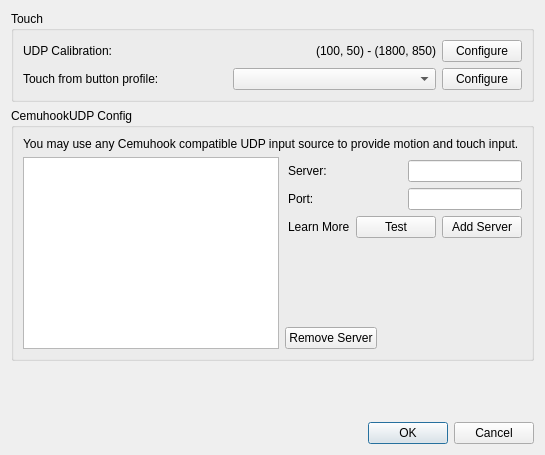
<?xml version="1.0" encoding="UTF-8"?>
<ui version="4.0">
 <class>ConfigureMotionTouch</class>
 <widget class="QDialog" name="ConfigureMotionTouch">
  <property name="windowTitle">
   <string>Configure Motion / Touch</string>
  </property>
  <property name="styleSheet">
   <string notr="true"/>
  </property>
  <layout class="QVBoxLayout">
   <item>
    <widget class="QGroupBox" name="touch_group_box">
     <property name="title">
      <string>Touch</string>
     </property>
     <layout class="QVBoxLayout">
      <item>
       <layout class="QHBoxLayout">
        <item>
         <widget class="QLabel" name="touch_calibration_label">
          <property name="text">
           <string>UDP Calibration:</string>
          </property>
         </widget>
        </item>
        <item>
         <widget class="QLabel" name="touch_calibration">
          <property name="text">
           <string>(100, 50) - (1800, 850)</string>
          </property>
          <property name="alignment">
           <set>Qt::AlignRight|Qt::AlignTrailing|Qt::AlignVCenter</set>
          </property>
         </widget>
        </item>
        <item>
         <widget class="QPushButton" name="touch_calibration_config">
          <property name="sizePolicy">
           <sizepolicy hsizetype="Maximum" vsizetype="Fixed">
            <horstretch>0</horstretch>
            <verstretch>0</verstretch>
           </sizepolicy>
          </property>
          <property name="text">
           <string>Configure</string>
          </property>
         </widget>
        </item>
       </layout>
      </item>
      <item>
       <layout class="QHBoxLayout">
         <item>
           <widget class="QLabel" name="touch_from_button_label">
             <property name="text">
               <string>Touch from button profile:</string>
             </property>
           </widget>
         </item>
        <item>
         <widget class="QComboBox" name="touch_from_button_map"/>
        </item>
        <item>
         <widget class="QPushButton" name="touch_from_button_config_btn">
          <property name="sizePolicy">
           <sizepolicy hsizetype="Maximum" vsizetype="Fixed">
            <horstretch>0</horstretch>
            <verstretch>0</verstretch>
           </sizepolicy>
          </property>
          <property name="text">
           <string>Configure</string>
          </property>
         </widget>
        </item>
       </layout>
      </item>
     </layout>
    </widget>
   </item>
   <item>
    <widget class="QGroupBox" name="udp_config_group_box">
     <property name="title">
      <string>CemuhookUDP Config</string>
     </property>
     <layout class="QVBoxLayout">
      <item>
       <widget class="QLabel" name="udp_help">
        <property name="text">
         <string>You may use any Cemuhook compatible UDP input source to provide motion and touch input.</string>
        </property>
        <property name="alignment">
         <set>Qt::AlignLeading|Qt::AlignLeft|Qt::AlignTop</set>
        </property>
        <property name="wordWrap">
         <bool>true</bool>
        </property>
       </widget>
      </item>
      <item>
       <layout class="QHBoxLayout" name="horizontalLayout">
        <item>
         <widget class="QListView" name="udp_server_list"/>
        </item>
        <item>
         <layout class="QVBoxLayout" name="verticalLayout">
          <property name="leftMargin">
           <number>0</number>
          </property>
          <property name="topMargin">
           <number>0</number>
          </property>
          <property name="rightMargin">
           <number>0</number>
          </property>
          <property name="bottomMargin">
           <number>0</number>
          </property>
          <item>
           <layout class="QHBoxLayout">
            <property name="leftMargin">
             <number>3</number>
            </property>
            <property name="topMargin">
             <number>3</number>
            </property>
            <property name="rightMargin">
             <number>0</number>
            </property>
            <item>
             <widget class="QLabel" name="udp_server_label">
              <property name="text">
               <string>Server:</string>
              </property>
             </widget>
            </item>
            <item>
             <widget class="QLineEdit" name="udp_server">
              <property name="sizePolicy">
               <sizepolicy hsizetype="Minimum" vsizetype="Fixed">
                <horstretch>0</horstretch>
                <verstretch>0</verstretch>
               </sizepolicy>
              </property>
             </widget>
            </item>
           </layout>
          </item>
          <item>
           <layout class="QHBoxLayout">
            <property name="leftMargin">
             <number>3</number>
            </property>
            <property name="rightMargin">
             <number>0</number>
            </property>
            <item>
             <widget class="QLabel" name="udp_port_label">
              <property name="text">
               <string>Port:</string>
              </property>
             </widget>
            </item>
            <item>
             <widget class="QLineEdit" name="udp_port">
              <property name="sizePolicy">
               <sizepolicy hsizetype="Minimum" vsizetype="Fixed">
                <horstretch>0</horstretch>
                <verstretch>0</verstretch>
               </sizepolicy>
              </property>
             </widget>
            </item>
           </layout>
          </item>
          <item>
           <layout class="QHBoxLayout">
            <property name="leftMargin">
             <number>3</number>
            </property>
            <property name="rightMargin">
             <number>0</number>
            </property>
            <item>
             <widget class="QLabel" name="udp_learn_more">
              <property name="text">
               <string>Learn More</string>
              </property>
             </widget>
            </item>
            <item>
             <widget class="QPushButton" name="udp_test">
              <property name="sizePolicy">
               <sizepolicy hsizetype="Maximum" vsizetype="Fixed">
                <horstretch>0</horstretch>
                <verstretch>0</verstretch>
               </sizepolicy>
              </property>
              <property name="text">
               <string>Test</string>
              </property>
             </widget>
            </item>
            <item>
             <widget class="QPushButton" name="udp_add">
              <property name="sizePolicy">
               <sizepolicy hsizetype="Maximum" vsizetype="Fixed">
                <horstretch>0</horstretch>
                <verstretch>0</verstretch>
               </sizepolicy>
              </property>
              <property name="text">
               <string>Add Server</string>
              </property>
             </widget>
            </item>
           </layout>
          </item>
          <item>
           <spacer name="verticalSpacer_3">
            <property name="orientation">
             <enum>Qt::Vertical</enum>
            </property>
            <property name="sizeHint" stdset="0">
             <size>
              <width>20</width>
              <height>40</height>
             </size>
            </property>
           </spacer>
          </item>
          <item>
           <layout class="QHBoxLayout" name="horizontalLayout_2">
            <property name="topMargin">
             <number>0</number>
            </property>
            <item>
             <widget class="QPushButton" name="udp_remove">
              <property name="sizePolicy">
               <sizepolicy hsizetype="Maximum" vsizetype="Fixed">
                <horstretch>0</horstretch>
                <verstretch>0</verstretch>
               </sizepolicy>
              </property>
              <property name="text">
               <string>Remove Server</string>
              </property>
             </widget>
            </item>
            <item>
             <spacer name="horizontalSpacer_2">
              <property name="orientation">
               <enum>Qt::Horizontal</enum>
              </property>
              <property name="sizeHint" stdset="0">
               <size>
                <width>40</width>
                <height>20</height>
               </size>
              </property>
             </spacer>
            </item>
           </layout>
          </item>
         </layout>
        </item>
       </layout>
      </item>
     </layout>
    </widget>
   </item>
   <item>
    <spacer>
     <property name="orientation">
      <enum>Qt::Vertical</enum>
     </property>
     <property name="sizeHint" stdset="0">
      <size>
       <width>167</width>
       <height>55</height>
      </size>
     </property>
    </spacer>
   </item>
   <item>
    <widget class="QDialogButtonBox" name="buttonBox">
     <property name="standardButtons">
      <set>QDialogButtonBox::Cancel|QDialogButtonBox::Ok</set>
     </property>
    </widget>
   </item>
  </layout>
 </widget>
 <resources/>
 <connections/>
</ui>
